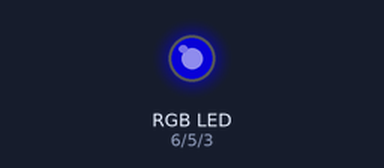
Bench run of a sketch on a simulated Arduino Uno, built with avr-gcc and run on an emulated ATmega328P. Shown: an RGB LED mixed from three pins (HIGH = lit). Dim RGB values are drawn brighter than linear.

Above: at 0.15 s.
At 3.75 s:
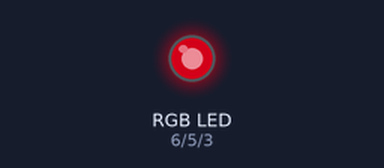
At 7.7 s:
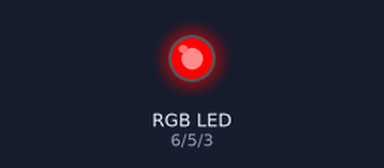
At 12.61 s:
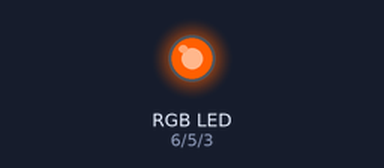
At 17.4 s:
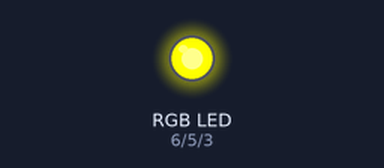
At 30.6 s:
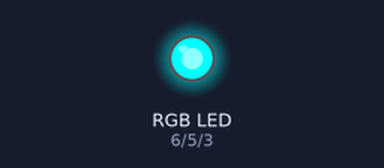
Timing chart, 0 to 40.0 s (numbered marks = the images above):
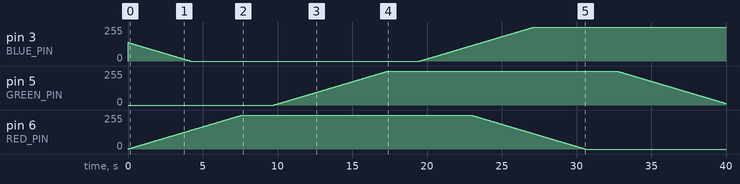

Measured:
- by itself, pin 5 (GREEN_PIN): rises from 0/255 to 255/255 in 7.6 s, then falls to 12/255 in 22.6 s
- by itself, pin 6 (RED_PIN): rises from 0/255 to 255/255 in 7.6 s, then falls to 0/255 in 23.0 s

The sketch:

rg.ino
```cpp
#define RED_PIN 6
#define GREEN_PIN 5
#define BLUE_PIN 3
//   # of milliseconds to pause between each pass of the main Arduino loop
#define Loop_Delay 30

//brightness level of each color (0..255)
  int Brightness_R;
  int Brightness_G;
  int Brightness_B;
//fade step counter for LED cycle through off (510 steps), fade on (255 steps),
//    on (510 steps), fade off (255 steps) 1530 total steps
  int FadeStep_R;
  int FadeStep_G;
  int FadeStep_B;
//number of times LED has completed a full fade cycle
//  int CycleCountB;
//  int CycleCountR;
//  int CycleCountG;
//used to establish what values to send to LED strip
//  int ColorValue;
// =====================================
// ARDUINO SETUP ROUTINE
// -------------------------------------
void setup() {
//Serial.begin(9600);
  pinMode(RED_PIN, OUTPUT);
  pinMode(GREEN_PIN, OUTPUT);
  pinMode(BLUE_PIN, OUTPUT);
//set initial strip color. 0(off) to 255(on). can be anything or nothing.
//This value is constrained to 0 - 255. any number higher than 255 will be rounded down to 255.
//                                      any number lower than 0 will be rounded up to 0.
  Brightness_R = 0;
  Brightness_G = 0;
  Brightness_B = 0;

//Set starting fade step position. -764 to -255 = on (brightness level is 255)
//                                 -254 to 0 = fading on (this number *-1 = brightness level)
//                                 0 to 510 = off (brightness level is 0)
//                                 511 to 765 = fading off (this number - 510 = brightness level
//must each be 510 steps apart for smooth color pauses.
//if pauses removed by commenting out or removing ColorValue if statements and rplacing
//with setLEDS (Brightness_R, Brightness_G, Brightness_B); ,which I've already done, these number
//can be any value from -764 to 765 in any combantion, likely making many unplesant fade patterns,
//but also with many possibilities for interesting patterns.  If all values are 510 steps apart
//the results will ROY G BIV either forward or backward and starting at different positions
//depending on the values given. the farther off the 510 steps of seperationg the further from
//ROY G BIV the pattern will move.
  FadeStep_R = 0;      //0      These setting for normal ROY G BIV
  FadeStep_G = 325;    //510
  FadeStep_B = 650;    //-510
//Set each LED's fade cycle counter to 0
//  CycleCountB = 0;
//  CycleCountR = 0;
//  CycleCountG = 0;
}

// =====================================
// ARDUINO MAIN LOOP ROUTINE
// -------------------------------------
void loop() {

//decrement each LED's fade step counter by one at the start of each loop
    FadeStep_R = FadeStep_R - 1;
    FadeStep_G = FadeStep_G - 1;
    FadeStep_B = FadeStep_B - 1;

//fade red LED according to it's fade step counter.
 if (FadeStep_R == -764) {FadeStep_R = 765;}
 if (FadeStep_R < 0) {Brightness_R = FadeStep_R * -1;}
 if (FadeStep_R >= 510) {Brightness_R = FadeStep_R - 510;}
// if (FadeStep_R == -510) {CycleCountR = CycleCountR + 1;} //count + 1 for each full fade cycle

//fade green LED according to it's fade step counter.
 if (FadeStep_G == -764) {FadeStep_G = 765;}
 if (FadeStep_G < 0) {Brightness_G = FadeStep_G * -1;}
 if (FadeStep_G >= 510) {Brightness_G = FadeStep_G - 510;}
// if (FadeStep_G == -510) {CycleCountG = CycleCountG + 1;} //count + 1 for each full fade cycle

//fade blue LED according to it's fade step counter.
 if (FadeStep_B == -764) {FadeStep_B = 765;}
 if (FadeStep_B < 0) {Brightness_B = FadeStep_B * -1;}
 if (FadeStep_B >= 510) {Brightness_B = FadeStep_B - 510;}
// if (FadeStep_B == -510) {CycleCountB = CycleCountB + 1;} // count + 1 for each full fade cycle

//  if step counters are intialized 510 steps appart, -510 is the step in each LED's fade cycle
//  that it will be on full brightness while the other 2 LED's are off.

    Brightness_B = constrain(Brightness_B, 0, 255);
    Brightness_G = constrain(Brightness_G, 0, 255);
    Brightness_R = constrain(Brightness_R, 0, 255);

// if (CycleCountB == 8) {CycleCountB = 0;}
// if (CycleCountR == 8) {CycleCountR = 0;}
// if (CycleCountG == 8) {CycleCountG = 0;}

// if (CycleCountR == 2) {ColorValue = 1 ;} //set point for pattern to pause on red
// if (CycleCountR > 2) {ColorValue = 0;}

// if (CycleCountG == 4) {ColorValue = 2;}   //set point for pattern to pause on green
// if (CycleCountG > 4) {ColorValue = 0;}

// if (CycleCountB == 6) {ColorValue = 3;}   //set point for pattern to pause on blue
// if (CycleCountB > 6) {ColorValue = 0;}

//Send brightness levels to LED strip
setLEDS (Brightness_R, Brightness_G, Brightness_B);
// if (ColorValue == 0) {setLEDS (Brightness_R, Brightness_G, Brightness_B);} // default to fade pattern
// if (ColorValue == 1) {setLEDS (255, 0, 0);}  //LED strip red
// if (ColorValue == 2) {setLEDS (0, 255, 0);}  //LED strip green
// if (ColorValue == 3) {setLEDS (0, 0, 255);}  //LED strip blue

 //    slow the loop down a bit
    delay (Loop_Delay);

}

 //    send the LED levels to the Arduino pins
 void setLEDS (int ipR, int ipG, int ipB) {
  analogWrite (RED_PIN, ipR);     // send the red brightness level to the red LED's pin
  analogWrite (GREEN_PIN, ipG);
  analogWrite (BLUE_PIN, ipB);}
```
